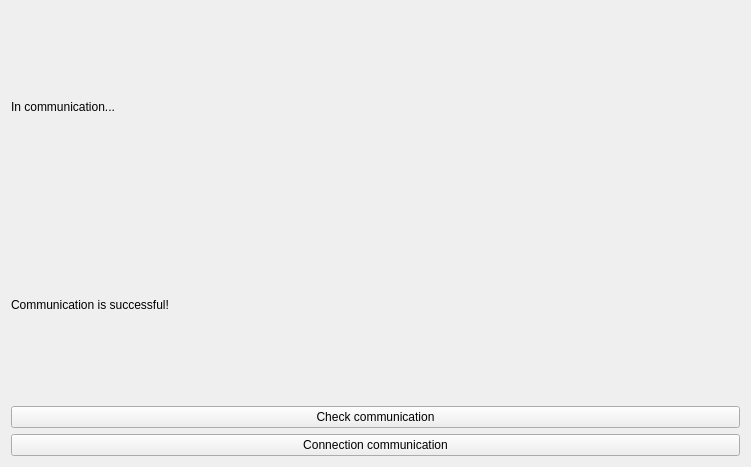
<?xml version="1.0" encoding="UTF-8"?>
<ui version="4.0">
 <class>Form</class>
 <widget class="QWidget" name="Form">
  <property name="geometry">
   <rect>
    <x>0</x>
    <y>0</y>
    <width>751</width>
    <height>467</height>
   </rect>
  </property>
  <property name="windowTitle">
   <string>Form</string>
  </property>
  <layout class="QVBoxLayout" name="verticalLayout">
   <item>
    <widget class="QLabel" name="label_3">
     <property name="styleSheet">
      <string notr="true">font: 12pt &quot;Arial&quot;;</string>
     </property>
     <property name="text">
      <string>In communication...</string>
     </property>
    </widget>
   </item>
   <item>
    <widget class="QLabel" name="label_4">
     <property name="styleSheet">
      <string notr="true">font: 12pt &quot;Arial&quot;;</string>
     </property>
     <property name="text">
      <string>Communication is successful!</string>
     </property>
    </widget>
   </item>
   <item>
    <widget class="QPushButton" name="pushButton_4">
     <property name="text">
      <string>Check communication</string>
     </property>
    </widget>
   </item>
   <item>
    <widget class="QPushButton" name="pushButton_3">
     <property name="text">
      <string>Connection communication</string>
     </property>
    </widget>
   </item>
  </layout>
 </widget>
 <resources/>
 <connections/>
</ui>
